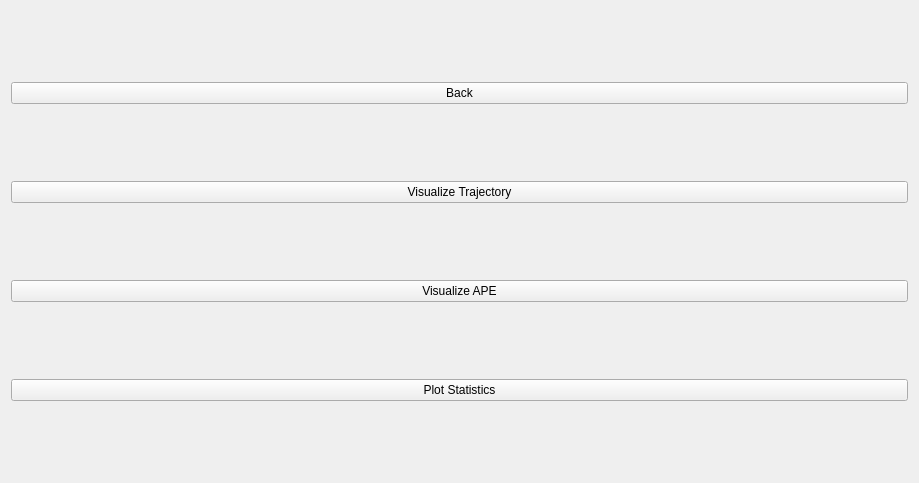
<?xml version="1.0" encoding="UTF-8"?>
<ui version="4.0">
 <class>ResultsWidget</class>
 <widget class="QWidget" name="ResultsWidget">
  <property name="geometry">
   <rect>
    <x>0</x>
    <y>0</y>
    <width>919</width>
    <height>483</height>
   </rect>
  </property>
  <property name="windowTitle">
   <string>Form</string>
  </property>
  <layout class="QHBoxLayout" name="horizontalLayout">
   <item>
    <layout class="QVBoxLayout" name="verticalLayout">
     <item>
      <widget class="QPushButton" name="pushButton">
       <property name="text">
        <string>Back</string>
       </property>
      </widget>
     </item>
     <item>
      <widget class="QPushButton" name="pushButton_2">
       <property name="text">
        <string>Visualize Trajectory</string>
       </property>
      </widget>
     </item>
     <item>
      <widget class="QPushButton" name="pushButton_3">
       <property name="text">
        <string>Visualize APE</string>
       </property>
      </widget>
     </item>
     <item>
      <widget class="QPushButton" name="pushButton_4">
       <property name="text">
        <string>Plot Statistics</string>
       </property>
      </widget>
     </item>
    </layout>
   </item>
  </layout>
 </widget>
 <resources/>
 <connections/>
</ui>
